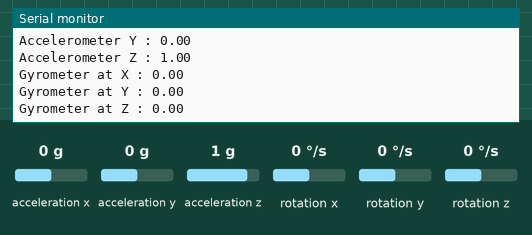
This sketch was run on a simulated ESP32. On the bench: the last lines printed to the serial monitor. Inputs (shaded band) come from the test bench; at power-on: acceleration x 0 g, acceleration y 0 g, acceleration z 1 g, rotation x 0 °/s, rotation y 0 °/s, rotation z 0 °/s.

Above: at 1.2 s.
1.3 s: acceleration x set to -1.4 g
2.8 s: acceleration y set to -1.4 g
4.3 s: acceleration z set to -1.4 g
5.8 s: rotation x set to -192 °/s
At 6.6 s:
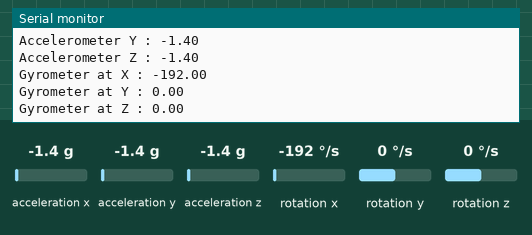
7.3 s: rotation y set to -192 °/s
At 8.9 s:
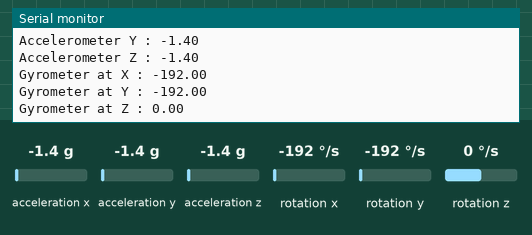

Measured:
- after the input at 5.8 s, the serial monitor: prints a new line after 0.27 s (image 1)
- after the input at 7.3 s, the serial monitor: prints a new line after 0.79 s (image 2)

The sketch:

MPU_9250.ino
```cpp
#include <MPU9250_asukiaaa.h>
#include <Wire.h>

#define SDA_PIN 21
#define SCL_PIN 22

MPU9250_asukiaaa mySensor;

float aX, aY, aZ, gX, gY, gZ;

void setup() {
  Serial.begin(115200);
  Wire.begin(SDA_PIN, SCL_PIN);
  mySensor.setWire(&Wire);

  mySensor.beginAccel();
  mySensor.beginGyro();
}

void loop() {
  mySensor.accelUpdate();
  mySensor.gyroUpdate();

  aX = mySensor.accelX();
  aY = mySensor.accelY();
  aZ = mySensor.accelZ();

  gX = mySensor.gyroX();
  gY = mySensor.gyroY();
  gZ = mySensor.gyroZ();

  Serial.print("Accelerometer X : "); Serial.println(aX);
  Serial.print("Accelerometer Y : "); Serial.println(aY);
  Serial.print("Accelerometer Z : "); Serial.println(aZ);

  Serial.println();

  Serial.print("Gyrometer at X : "); Serial.println(gX);
  Serial.print("Gyrometer at Y : "); Serial.println(gY);
  Serial.print("Gyrometer at Z : "); Serial.println(gZ);

  Serial.println();

  delay(1000);
}
```
